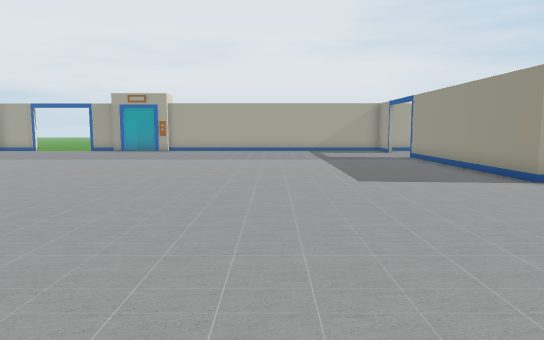
View 1 (above)

18 first-person views from a walk through a Unity game level. The camera is 1.2 m above the floor, tilts 6° down and sees 70° across. The floor is counted in squares, 1 m on a side. Each view is taken from the middle of a square. On the plan, view 1 faces up. The plan holds only what a view shows up to about 15 squares ahead; the rest is blank. The place goes on beyond the plan. The player is left out. Door leaves are left out, so doorways stand open.

View 2
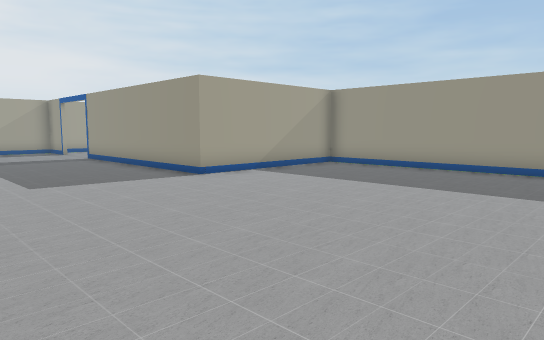

View 3
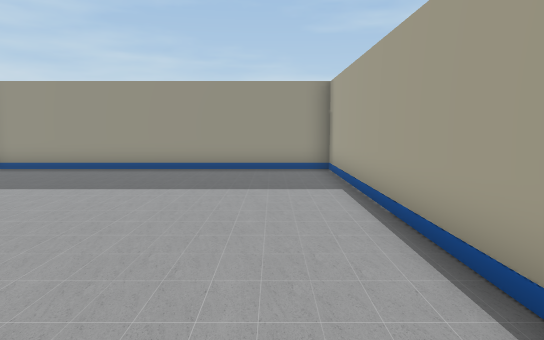

View 4
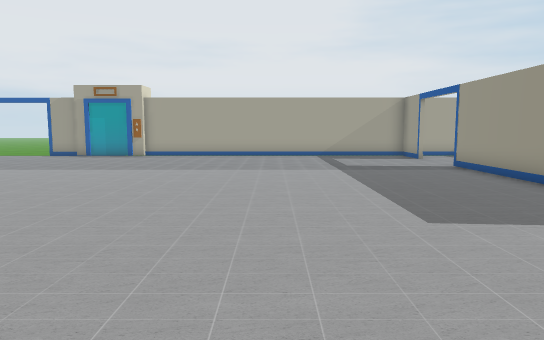

View 5
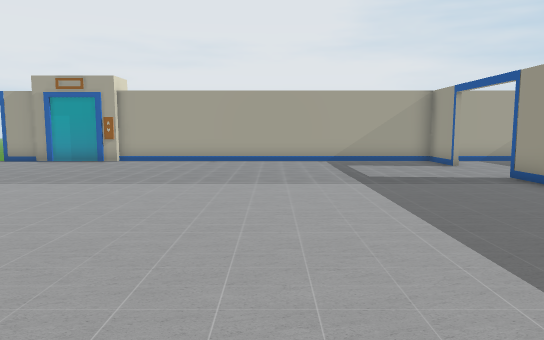

View 6
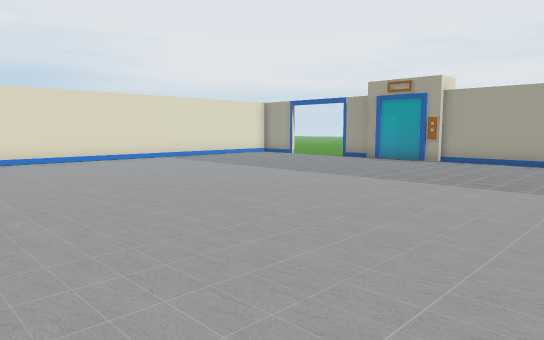

View 7
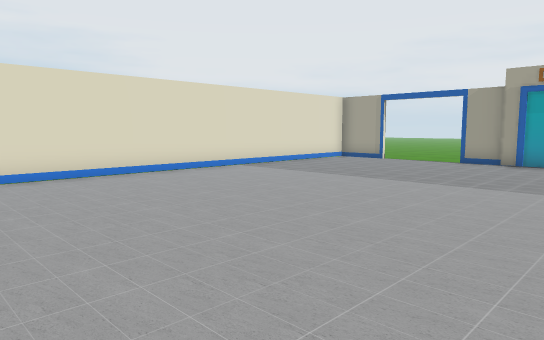

View 8
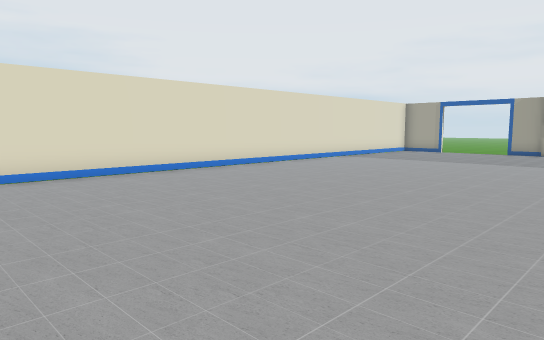

View 9
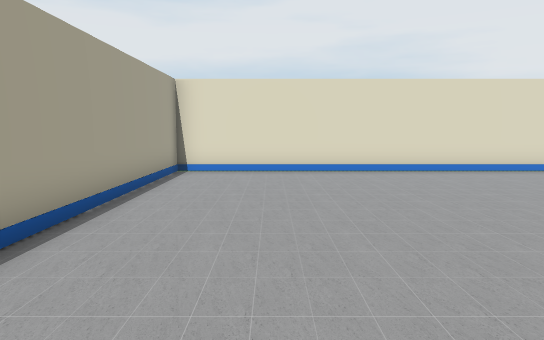

View 10
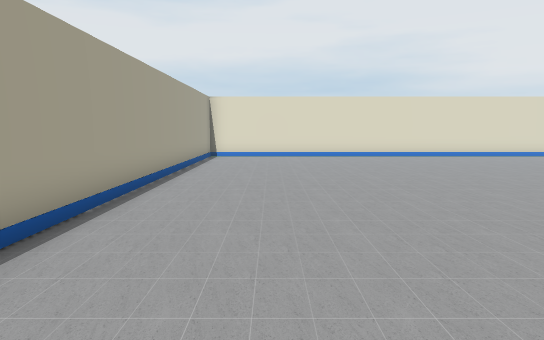

View 11
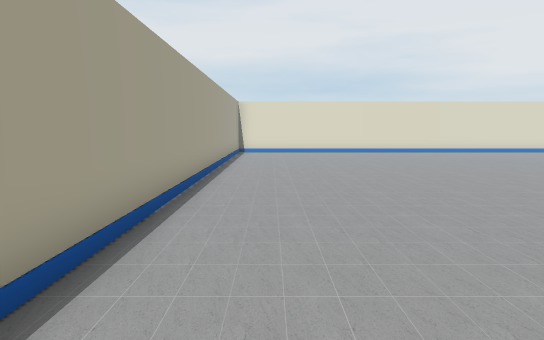

View 12
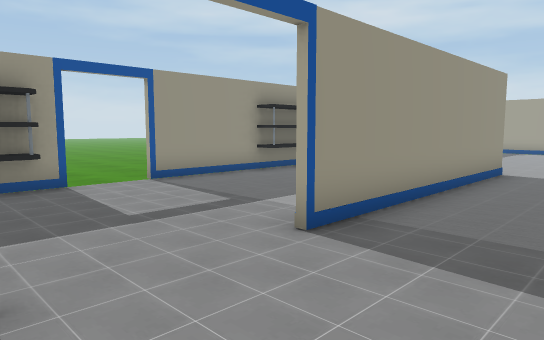

View 13
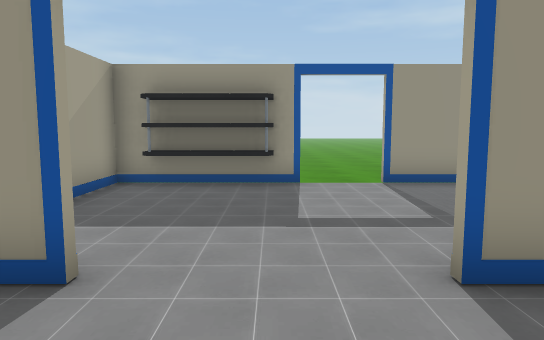

View 14
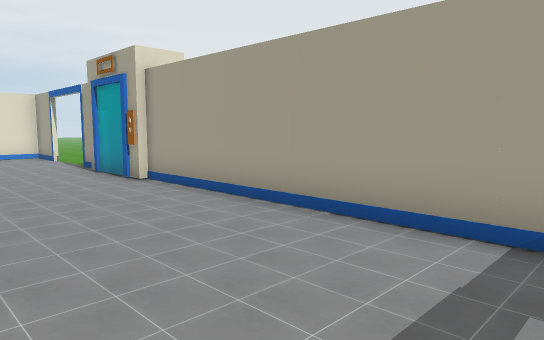

View 15
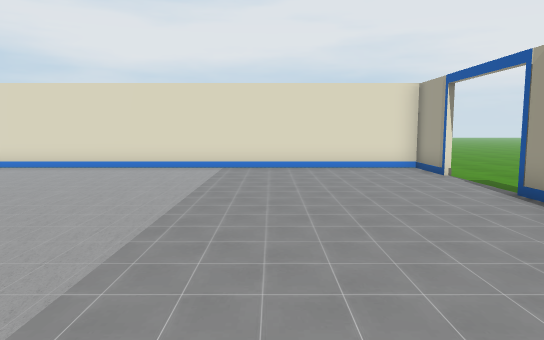

View 16
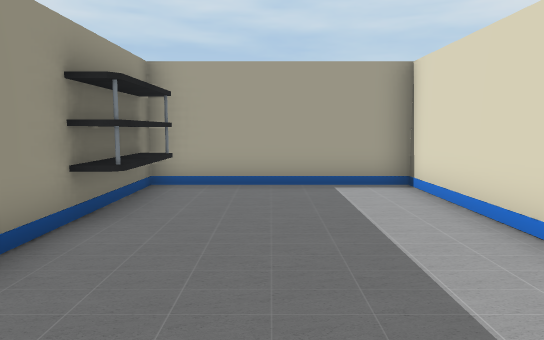

View 17
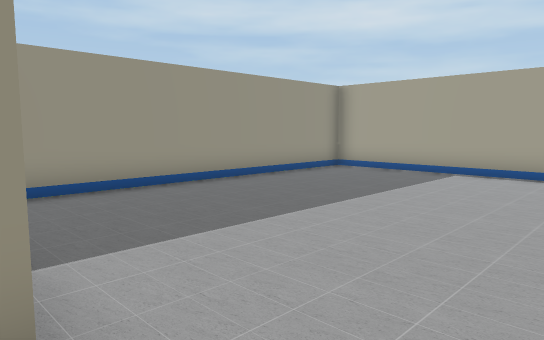

View 18
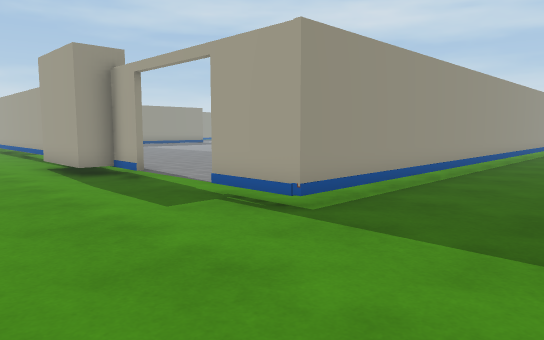

### Floor plan
Key: @ floor where view 1 was taken; # wall or solid block; . main floor; - floor 0.25 m lower than the main floor; D open door; R rack.
Columns run from 19 left of view 1 to 16 right of it. Each row starts with its distance up from view 1.
 26 ----
 25  --------
 24  -------------
 23  --------D--------
 22  ---##DDDD####----
 21  ---#......###################R#
 20  ---#....................#....R#
 19  ---#....................D....R#
 18  ---#....................D....R#
 17   --#....................D.....-----
 16   --#....................#.....-----
 15   --#....................#.....#----
 14   --#....................#.....# ---
 13   --#....................#.....#
 12   --#....................#....R#
 11   --#....................#....R#
 10   --#....................#....R#
  9    -#....................#######
  8     #..........................#
  7     #..........................#
  6     #..........................#
  5     #..........................#
  4     #..........................#
  3     #..........................#
  2     #..........................#
  1     #..........................#
  0     #..............@...........#
 -1     #..........................#
 -2     ############################

Positions as (right, up) in squares from view 1, and headings:
1: (0, 0), facing up
2: (0, 0), facing up-right
3: (0, 0), facing right
4: (0, 4), facing up
5: (0, 7), facing up
6: (0, 7), facing up-left
7: (-5, 7), facing up-left
8: (-5, 1), facing up-left
9: (-4, 1), facing left
10: (2, 1), facing left
11: (5, 0), facing left
12: (3, 20), facing down-right
13: (3, 18), facing right
14: (3, 17), facing up-left
15: (-3, 17), facing left
16: (9, 17), facing down
17: (4, 9), facing down-right
18: (-19, 26), facing down-right
